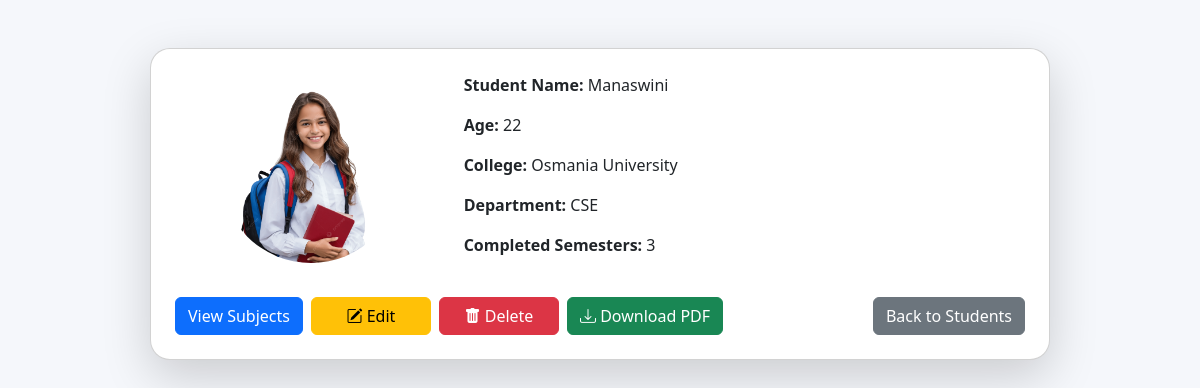
/student/17/, run on the app's committed database.
### app2/models.py (models this page shows, shortened)
class Student(models.Model):
    sid = models.AutoField(primary_key=True)
    sname = models.CharField(max_length=100)
    sage = models.PositiveIntegerField()
    college = models.ForeignKey(College, on_delete=models.CASCADE)
    department = models.ForeignKey(Department, on_delete=models.CASCADE)
    semester = models.ForeignKey(Semester, on_delete=models.CASCADE, null=True, blank=True)
    photo = models.ImageField(upload_to='students/', blank=True, null=True)
    joined_year = models.PositiveIntegerField("Joined Year")

class College(models.Model):
    cid = models.AutoField(primary_key=True)
    college_name = models.CharField(max_length=100)

class Department(models.Model):
    did = models.AutoField(primary_key=True)
    dept_name = models.CharField(max_length=100)

### app2/views.py (the view)
# urls.py: path('student/<int:student_id>/', views.student_profile, name='student_profile'),
def student_profile(request, student_id):
    student = get_object_or_404(Student, sid=student_id)
    colleges = College.objects.all()
    departments = Department.objects.all()
    completed_semesters = calculate_completed_semesters(student.joined_year)
    semesters = Semester.objects.all().order_by("year", "sem_name")
    marks_map = {m.subject_id: m.marks for m in Mark.objects.filter(student=student)}
    semester_subjects = []
    total_points = 0
    subjects_with_marks_count = 0
    for sem_index, sem in enumerate(semesters, start=1):
        subjects = Subject.objects.filter(
            department=student.department,
            semester=sem
        ).order_by("subject_id")
        subjects_with_marks = []
        sem_total_points = 0
        sem_total_credits = 0
        for sub in subjects:
            marks = marks_map.get(sub.subject_id)
            earned_credits = 0
            gp = 0
            if marks is not None and sem_index <= completed_semesters:
                gp = get_grade_point(marks)
                sem_total_points += gp * sub.credits
                sem_total_credits += sub.credits
                total_points += gp
                subjects_with_marks_count += 1
                if marks >= PASS_MARK:
                    earned_credits = sub.credits
            subjects_with_marks.append({
                "subject": sub,
                "marks": marks if sem_index <= completed_semesters else None,
                "earned_credits": earned_credits,
                "grade_point": gp
            })
        semester_gpa = round(
            sem_total_points / sem_total_credits, 2
        ) if sem_total_credits else None
        semester_subjects.append({
            "semester": sem,
            "subjects": subjects_with_marks,
            "is_completed": sem_index <= completed_semesters,
            "semester_gpa": semester_gpa
        })
    cgpa = round(
        total_points / subjects_with_marks_count, 2
    ) if subjects_with_marks_count else 0.00
    return render(request, "app/student_profile.html", {
        "student": student,
        "colleges": colleges,
        "departments": departments,
        "semester_subjects": semester_subjects,
        "completed_semesters": completed_semesters,
        "total_credits": sum(
            sub['earned_credits']
            for sem in semester_subjects
            for sub in sem['subjects']
        ),
        "cgpa": cgpa
    })

### app2/views.py (called while the page is built)
def calculate_completed_semesters(joined_year):
    today = date.today()
    years_passed = today.year - joined_year
    if today.month >= 6:
        completed = years_passed * 2
    else:
        completed = (years_passed * 2) - 1
    return max(0, min(completed, 8))

def get_grade_point(marks):
    if marks >= 90: return 10
    if marks >= 80: return 9
    if marks >= 70: return 8
    if marks >= 60: return 7
    if marks >= 50: return 6
    if marks >= 40: return 5
    return 0

### templates/app/student_profile.html (shortened to what this page needs)
<!DOCTYPE html>
<html lang="en">
<head>
    <link href="https://cdn.jsdelivr.net/npm/bootstrap@5.3.2/dist/css/bootstrap.min.css" rel="stylesheet">
    <link rel="stylesheet" href="https://cdn.jsdelivr.net/npm/bootstrap-icons@1.10.5/font/bootstrap-icons.css">
</head>
<body>
    <div class="container mt-5">
        <div class="card p-4 shadow-lg" style="max-width: 900px; margin:auto;">
            <div class="row g-3 align-items-center">
                <div class="col-md-4 text-center">
                    {% if student.photo %}
                    <img src="{{ student.photo.url }}" alt="Student Photo" class="profile-photo">
                    {% else %}
                    <img src="https://via.placeholder.com/180" alt="No Photo" class="profile-photo">
                    {% endif %}
                </div>
                <div class="col-md-8">
                    <p><strong>Student Name:</strong> {{ student.sname }}</p>
                    <p><strong>Age:</strong> {{ student.sage }}</p>
                    <p><strong>College:</strong> {{ student.college.college_name }}</p>
                    <p><strong>Department:</strong> {{ student.department.dept_name }}</p>
                    <p><strong>Completed Semesters:</strong> {{ completed_semesters }}</p>
                </div>
            </div>
            <div class="d-flex justify-content-between mt-4 action-buttons">
                <div class="d-flex gap-2">
                    <button class="btn btn-primary" id="toggleSubjectsBtn">View Subjects</button>
                    <button class="btn btn-warning" data-bs-toggle="modal" data-bs-target="#editStudentModal">
                        <i class="bi bi-pencil-square"></i> Edit
                    </button>
                    <button class="btn btn-danger" data-bs-toggle="modal" data-bs-target="#deleteStudentModal">
                        <i class="bi bi-trash-fill"></i> Delete
                    </button>
                    <a href="{% url 'export_student_pdf' student.sid %}"
   class="btn btn-success">
   <i class="bi bi-download"></i> Download PDF
</a>
                </div>
                <a href="{% url 'home' %}" class="btn btn-secondary">Back to Students</a>
            </div>
        </div>
    </div>
</body>
</html>

### templates/app/student_profile.html (style rules this page uses)
body { background: #f5f7fb; }
.card { border-radius: 20px; }
.profile-photo { width: 180px; height: 180px; object-fit: cover; border-radius: 50%; }
.action-buttons button, .action-buttons a { min-width: 120px; }

### data on the page
Student: photo (picture), sname "Manaswini", sage "22", college.college_name "Osmania University", department.dept_name "CSE"

### other printed values
{{ completed_semesters }} "3"
